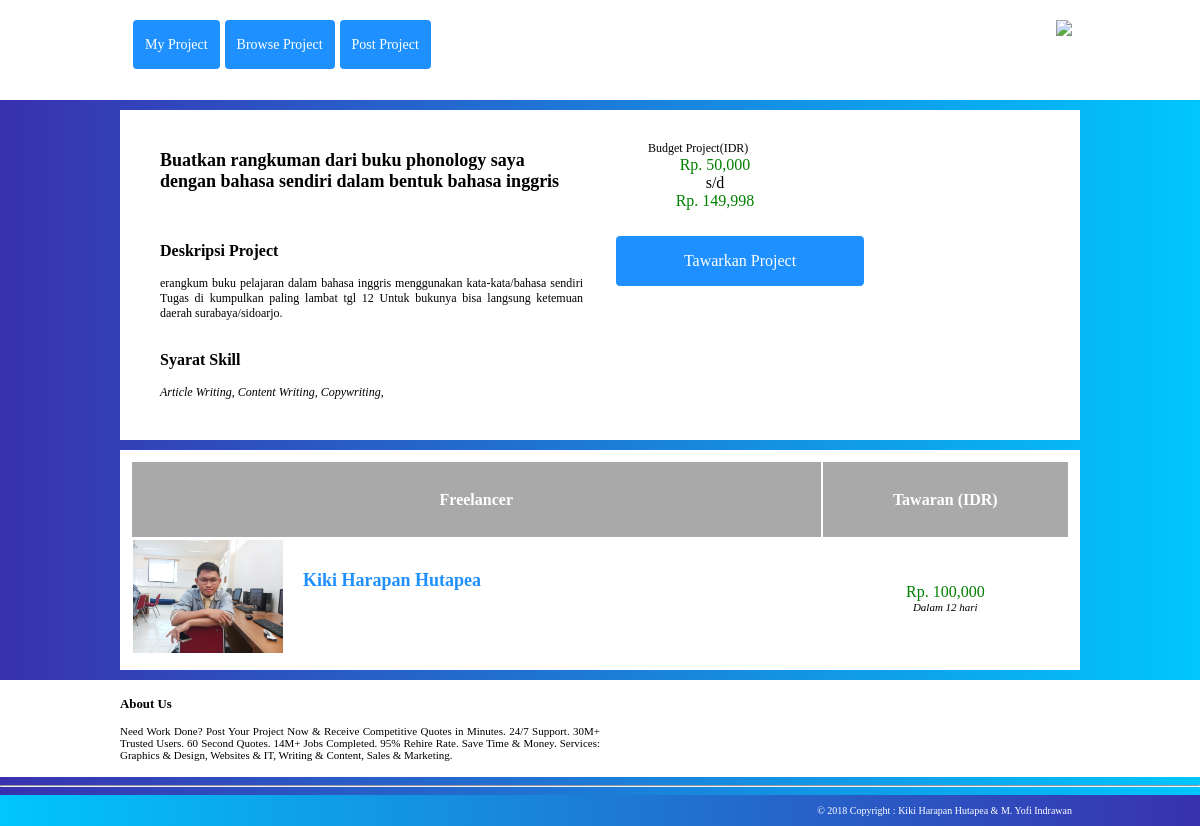
Screenshot of /detailProject.php?id=2 with the database file from the repository.
### tables this page shows
CREATE TABLE `project` (
  `idp` int(6) NOT NULL AUTO_INCREMENT,
  `judul_project` text,
  `descripsi_project` text,
  `budget_project_min` int,
  `budget_project_max` int,
  `idPembuat` varchar(20),
  `status` varchar(20) DEFAULT 'Available',
  PRIMARY KEY(`idp`),
  FOREIGN KEY(`idPembuat`) REFERENCES member(`username`)
    ON UPDATE CASCADE ON DELETE CASCADE
);

CREATE TABLE `keahlianProject`(
  `idp` int(6),
  `idk` varchar(4),
  FOREIGN KEY(`idp`) REFERENCES project(`idp`)
    ON UPDATE CASCADE ON DELETE CASCADE,
  FOREIGN KEY(`idk`) REFERENCES keahlian(`idk`)
    ON UPDATE CASCADE ON DELETE CASCADE
);

CREATE TABLE `keahlian` (
  `idk` varchar(4) ,
  `namak` varchar(25) NOT NULL,
  `idkk` varchar(20) ,
  PRIMARY KEY(`idk`),
  FOREIGN KEY(`idkk`) REFERENCES kelompokKeahlian(`idkk`) ON UPDATE CASCADE ON DELETE CASCADE
);

CREATE TABLE `bid`(
  `idbid` int(6) AUTO_INCREMENT,
  `proposalBiaya` int(12),
  `lamaKerja` int(4),
  `deskripsiFreelancer` text,
  `username` varchar(20),
  `idp` int(6),
  PRIMARY KEY (`idbid`),
  FOREIGN KEY(`username`) REFERENCES member(`username`) 
    ON UPDATE CASCADE ON DELETE CASCADE,
  FOREIGN KEY(`idp`) REFERENCES project(`idp`)
    ON UPDATE CASCADE ON DELETE CASCADE
);

CREATE TABLE `member` (
  `username` varchar(20) NOT NULL,
  `password` varchar(50) NOT NULL,
  `Nnama_member` varchar(30) ,
  `email` varchar(25) ,
  `noHp` varchar(13) ,
  `foto_profile` text ,
  `profesi` varchar(20) ,
  `deskripsi_member` text,
  `Tgl_lahir` date,
  PRIMARY KEY(`username`) 
);

### detailProject.php (the view, shortened to what this page needs)
<!DOCTYPE html>
<html>
<head>
</head>
<body>
	<div><?php include "topBar.php"?></div>
	<?php
		include "koneksi.php";
		$query = mysqli_query($con,"select * from project where idp = '$_GET[id]'");
		$m=mysqli_fetch_array($query);
	?>
	<div class="content">
		<div class="dProject-content">
			<div class="dProject-tittle">
				<?php echo $m['judul_project'] ?>
			</div>
			<div class="dProject-desc">
				<h3 style="font-size: 16px;font-style: normal;">Deskripsi Project</h3>
				<?php echo $m['descripsi_project'] ?>
			</div>
			<div class="dProject-tag">
				<h3 style="font-size: 16px;font-style: normal;">Syarat Skill</h3>
				<?php $query2=mysqli_query($con, "select * from project p, keahlianProject kp, keahlian k where p.idp=kp.idp and p.idp ='$_GET[id]' and kp.idk=k.idk");while($d2 = mysqli_fetch_array($query2)){
								echo $d2['namak'].",  "; }?>
			</div>
		</div>
		<div class="dProject-content">
			<div class="box-bid" style="background-color: white; width:200px;float: left; color:black;">
				<div style="font-size: 12px; text-align: left; vertical-align: text-top;">
					Budget Project(IDR)
				</div>
				<span style="color:green;">Rp. <?php echo number_format($m['budget_project_min']);?> <br><span style="color:black">s/d</span><br> Rp. <?php echo number_format($m['budget_project_max']);?></span>
			</div>
			<?php if($m['idPembuat']!=$_SESSION['username']){
				?>
				<div class="dropdown" style="float: left;">
				<span class='box-bid'>Tawarkan Project</span>
				</div>
				<?php
			}else{
				?>
				<span class='box-bid' style="background-color: #00AA86;"><?php echo $m['status']?></span>
				<?php
			}
			?>
		</div>
	</div>
	<div class="content">
		<table width="100%">
			<tr>
				<th>Freelancer</th><th>Tawaran (IDR)</th>
			</tr>
			<?php
			$query = mysqli_query($con,"select m.username, m.foto_profile, m.Nnama_member, b.proposalBiaya, b.lamaKerja from member m, bid b where b.username = m.username and b.idp = $_GET[id] ");
			while($d = mysqli_fetch_array($query)){
				if($d['foto_profile']==NULL){
					$fotoProfile = "profileIcon.png";
				}else{
					$fotoProfile = $d['foto_profile'];
				}?>
				<tr>
					<td>
						<a href="myprofile.php?freelancer=<?php echo $d['username']?>">
						<div style="width: 150px; float: left; margin-right: 20px">
							<img width="100%" src="img/<?php echo $fotoProfile?>">
						</div>
						<div class="dProject-tittle" style="float: left; color: dodgerblue; ">
							<?php echo $d['Nnama_member']?>
						</div>
						</a>
					</td>
					<td align="center">
						<div style="font-size: 16px; color: green;">
							Rp. <?php echo number_format($d['proposalBiaya'])?>
						</div>
						<div style="font-size: 11px;font-style: italic; ">
							Dalam <?php echo $d['lamaKerja'] ?> hari
						</div>
					</td>
				</tr>
				<?php
			}?>
		</table>
	</div>
	<div><?php include "footer.php" ?></div>
</body>
</html>

### config/style.css (style rules this page uses)
* { box-sizing: border-box; }
body { background: -webkit-linear-gradient(left, #3931af, #00c6ff); margin:0; }
th { padding: 10px; color: white; background-color: darkgrey; }
tr { height: 75px; border-bottom: 2px solid black; }
.content { margin-top: 10px; margin-bottom: 10px; background-color: white; padding: 10px; margin-left: auto; margin-right: auto; display: block; width: 80%; overflow: hidden; }
.content a { text-decoration: none; color: black; }
.dropdown { position: relative; display: block; }
.dProject-content { width: 45%; float: left; margin-left: 30px; }
.dProject-tittle { margin-top: 30px; font-size: 18px; font-weight: bold; margin-bottom: 50px; }
.dProject-desc { width: 100%; font-size: 12px; text-align: justify; margin-bottom: 30px; }
.dProject-tag { margin-top: 10px; font-size: 12px; font-style: italic; margin-bottom: 30px; }
.box-bid { border: 1px solid white; background-color: dodgerblue; border-radius: 5px; width: 250px; color: white; padding: 16px 32px; text-align: center; font-size: 16px; margin: 4px 2px; transition: 0.3s; display: inline-block; text-decoration: none; cursor: pointer; }

### rows the page displays
project: judul_project "Buatkan rangkuman dari buku phonology saya dengan bahasa sendiri dalam bentuk bahasa inggris", descripsi_project "erangkum buku pelajaran dalam bahasa inggris menggunakan kata-kata/bahasa sendiri Tugas di kumpulkan paling lambat tgl 12 Untuk bukunya bisa langsung ketemuan daerah surabaya/sidoarjo.", budget_project_min "50,000", budget_project_max "149,998"
keahlianproject: idk.namak "Article Writing"
keahlianproject: idk.namak "Content Writing"
keahlianproject: idk.namak "Copywriting"
bid: username.foto_profile (picture), username.Nnama_member "Kiki Harapan Hutapea", proposalBiaya "100,000", lamaKerja "12"
